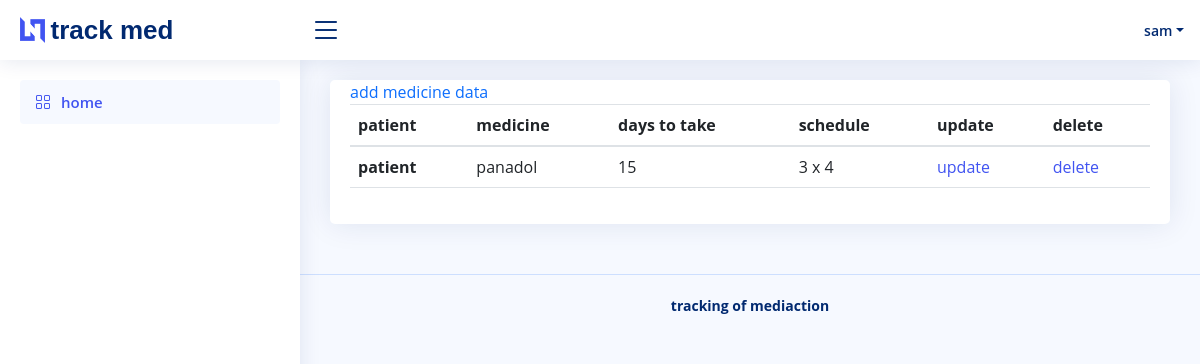
Page /list_medication/ (signed in) on the committed database.
### med/models.py (models this page shows, shortened)
class Medication(models.Model):
    user = models.ForeignKey(User, on_delete=models.CASCADE)
    medicine = models.CharField(max_length=50)
    days_to_take = models.PositiveIntegerField()
    schedule = models.CharField(max_length=50)

### med/views.py (the view)
# urls.py: path("list_medication/", views.list_medication, name="listmedication"),
@login_required(login_url="/accounts/login/")
def list_medication(request):
    listmed = Medication.objects.all()
    context = {"title": "list of medication", "listmed": listmed}
    return render(request, "med/listmed.html", context)

### med/templatetags/custom_tags.py (called while the page is built)
@register.filter(name="has_group")
def has_group(user, group_name):
    group = Group.objects.filter(name=group_name)
    if group:
        group = group.first()
        return group in user.groups.all()
    else:
        return False

### med/templates/med/listmed.html (shortened to what this page needs)
{% extends 'med/base.html'%}
{%load custom_tags%}
{%block content%}
{% if request.user|has_group:"doctor" or request.user|has_group:"administer"%}
<div class="card">
<div class="card-body">
  <a href="{% url 'createmedication' %}" class="link-primary">add medicine data</a>
  <table class="table table-hover">
    <thead>
      <tr>
        <th scope="col">patient</th>
        <th scope="col">medicine</th>
        <th scope="col">days to take</th>
        <th scope="col">schedule</th>
        <th>update</th>
        <th>delete</th>
      </tr>
    </thead>
    <tbody>
      {%for detail in listmed%}
      <tr>
        <th scope="row">{{detail.user}}</th>
        <td>{{detail.medicine}}</td>
        <td>{{detail.days_to_take}}</td>
        <td>{{detail.schedule}}</td>
        <td><a href="{% url 'updatemedication' detail.id%}">update</a></td>
        <td><a href="{% url 'deletemedication' detail.id %}">delete</a></td>
      </tr>
      {%endfor%}
    </tbody>
  </table>
</div>
</div>
{% endif%}
{%endblock content%}

### med/templates/med/base.html (shortened to what this page needs)
{%load static%}
{%load custom_tags%}
<!DOCTYPE html>
<html lang="en">
<head>
  <link rel="stylesheet" href="https://stackpath.bootstrapcdn.com/bootstrap/4.1.3/css/bootstrap.min.css">
  <link href= "{% static 'assets/vendor/bootstrap/css/bootstrap.min.css' %}" rel="stylesheet">
  <link href="{% static 'assets/vendor/bootstrap-icons/bootstrap-icons.css' %}" rel="stylesheet">
  <link href="{% static 'assets/css/style.css' %}" rel="stylesheet">
</head>
<body>
  <header id="header" class="header fixed-top d-flex align-items-center">
    <div class="d-flex align-items-center justify-content-between">
      <a href="index.html" class="logo d-flex align-items-center">
        <img src="{% static 'assets/img/logo.png' %}" alt="">
        <span class="d-none d-lg-block">track med</span>
      </a>
      <i class="bi bi-list toggle-sidebar-btn"></i>
    </div>
    <nav class="header-nav ms-auto">
      <ul class="d-flex align-items-center">
        <li class="nav-item dropdown pe-3">
          <a class="nav-link nav-profile d-flex align-items-center pe-0" href="#" data-bs-toggle="dropdown">
            <span class="d-none d-md-block dropdown-toggle ps-2">{{user}}</span>
          </a>
        </li>
      </ul>
    </nav>
  </header>
  <aside id="sidebar" class="sidebar">
    <ul class="sidebar-nav" id="sidebar-nav">
      <li class="nav-item">
        <a class="nav-link " href="{% url 'home' %}">
          <i class="bi bi-grid"></i>
          <span>home</span>
        </a>
      </li>
    </ul>
  </aside>
  <main id="main" class="main">
    <section class="section dashboard">
      {%block content%}{%endblock content%}
    </section>
  </main>
  <footer id="footer" class="footer">
    <div class="copyright">
      <strong><span>tracking of mediaction</span></strong>
    </div>
  </footer>
</body>
</html>

### med/static/assets/css/style.css (style rules this page uses)
:root { scroll-behavior: smooth; }
body { font-family: "Open Sans", sans-serif; background: #f6f9ff; color: #444444; }
a { color: #4154f1; text-decoration: none; }
#main { margin-top: 60px; padding: 20px 30px; transition: all 0.3s; }
.card { margin-bottom: 30px; border: none; border-radius: 5px; box-shadow: 0px 0 30px rgba(1, 41, 112, 0.1); }
.card-body { padding: 0 20px 20px 20px; }
.logo { line-height: 1; }
@media (min-width: 1200px) { .logo { width: 280px; } }
.logo img { max-height: 26px; margin-right: 6px; }
.logo span { font-size: 26px; font-weight: 700; color: #012970; font-family: "Nunito", sans-serif; }
.header { transition: all 0.5s; z-index: 997; height: 60px; box-shadow: 0px 2px 20px rgba(1, 41, 112, 0.1); background-color: #fff; padding-left: 20px; }
.header .toggle-sidebar-btn { font-size: 32px; padding-left: 10px; cursor: pointer; color: #012970; }
.header-nav ul { list-style: none; }
.header-nav>ul { margin: 0; padding: 0; }
.header-nav .nav-profile { color: #012970; }
.header-nav .nav-profile span { font-size: 14px; font-weight: 600; }
.sidebar { position: fixed; top: 60px; left: 0; bottom: 0; width: 300px; z-index: 996; transition: all 0.3s; padding: 20px; overflow-y: auto; scrollbar-width: thin; scrollbar-color: #aab7cf transparent; box-shadow: 0px 0px 20px rgba(1, 41, 112, 0.1); background-color: #fff; }
@media (min-width: 1200px) { #main, #footer { margin-left: 300px; } }
.sidebar-nav { padding: 0; margin: 0; list-style: none; }
.sidebar-nav li { padding: 0; margin: 0; list-style: none; }
.sidebar-nav .nav-item { margin-bottom: 5px; }
.sidebar-nav .nav-link { display: flex; align-items: center; font-size: 15px; font-weight: 600; color: #4154f1; transition: 0.3; background: #f6f9ff; padding: 10px 15px; border-radius: 4px; }
.sidebar-nav .nav-link i { font-size: 16px; margin-right: 10px; color: #4154f1; }
.footer { padding: 20px 0; font-size: 14px; transition: all 0.3s; border-top: 1px solid #cddfff; }
.footer .copyright { text-align: center; color: #012970; }

### rows in the picture
Medication: user "patient", medicine "panadol", days_to_take "15", schedule "3 x 4"

### other values in the picture
{{ user }} "sam"
